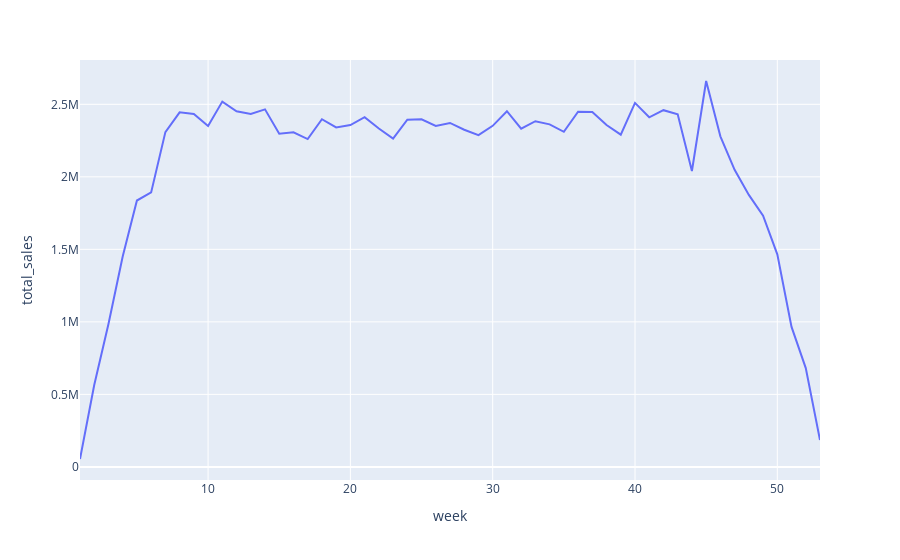

Notebook code cell kept with this figure:
### Code cell
import plotly.express as px
___

### Figure 1 — Plotly figure (JSON) as saved in the notebook; plotly's stock layout.template omitted (floating-point values rounded to 4 significant figures)
{"data": [{"hovertemplate": "week=%{x}<br>total_sales=%{y}<extra></extra>", "legendgroup": "", "line": {"color": "#636efa", "dash": "solid"}, "mode": "lines", "name": "", "orientation": "v", "showlegend": false, "type": "scatter", "x": [1, 2, 3, 4, 5, 6, 7, 8, 9, 10, 11, 12, 13, 14, 15, 16, 17, 18, 19, 20, 21, 22, 23, 24, 25, 26, 27, 28, 29, 30, 31, 32, 33, 34, 35, 36, 37, 38, 39, 40, 41, 42, 43, 44, 45, 46, 47, 48, 49, 50, 51, 52, 53], "xaxis": "x", "y": [54363, 564236, 985211, 1451011, 1836652, 1892293, 2308304, 2444550, 2433105, 2350856, 2518780, 2451893, 2433777, 2465424, 2297599, 2306683, 2260133, 2397345, 2340832, 2357295, 2410935, 2333277, 2263345, 2394427, 2396556, 2351048, 2371554, 2324474, 2287775, 2351565, 2452418, 2332417, 2383563, 2361822, 2310408, 2449441, 2447627, 2357003, 2290852, 2509868, 2410407, 2459623, 2431863, 2040256, 2660783, 2279410, 2048384, 1875110, 1731963, 1465397, 965257, 681433, 184828], "yaxis": "y"}], "layout": {"legend": {"tracegroupgap": 0}, "margin": {"t": 60}, "xaxis": {"anchor": "y", "domain": [0, 1], "title": {"text": "week"}}, "yaxis": {"anchor": "x", "domain": [0, 1], "title": {"text": "total_sales"}}}}
